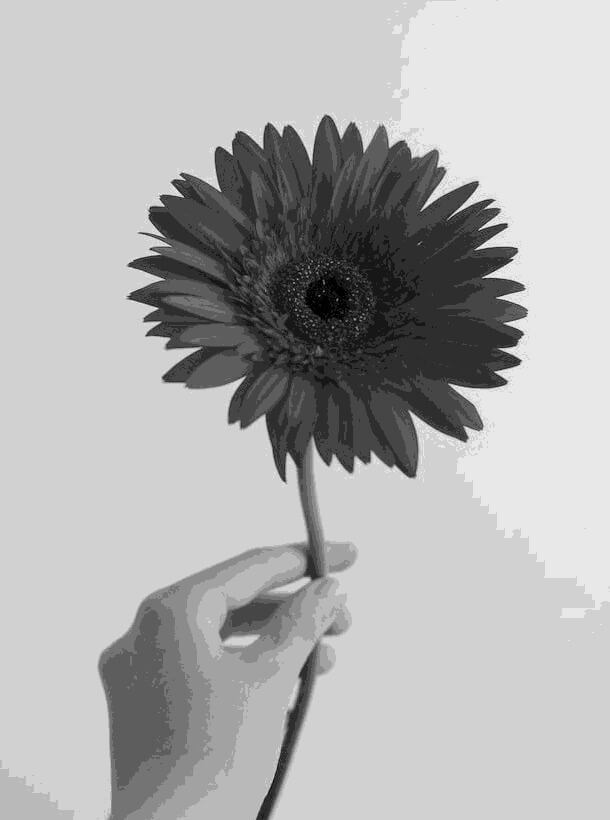
#> input picture BE-Sem6/CV_Assignment/image.jpg, 610 x 820 px
$ python run1.py
#> lines starting #> are read from the running program, lines starting #| are printed output that depends on the picture; after the words box and inside, x2 and y2 are one past the last pixel; in counts of white or black regions, pixels touching at a corner belong together
#> further down, image is the input picture: shape (820, 610); min 0, max 255, mean 176.6
import cv2
import numpy as np
from skimage.feature import local_binary_pattern
import matplotlib.pyplot as plt

def compute_lbp(image, radius=1, n_points=8):
    """
    Compute the Local Binary Pattern (LBP) of an image.

    Parameters:
        image (numpy.ndarray): Grayscale input image.
        radius (int): Radius of the LBP pattern.
        n_points (int): Number of points in the LBP pattern.

    Returns:
        numpy.ndarray: LBP image.
    """
#> called with radius = 1, n_points = 8
    lbp = local_binary_pattern(image, n_points, radius, method="uniform")
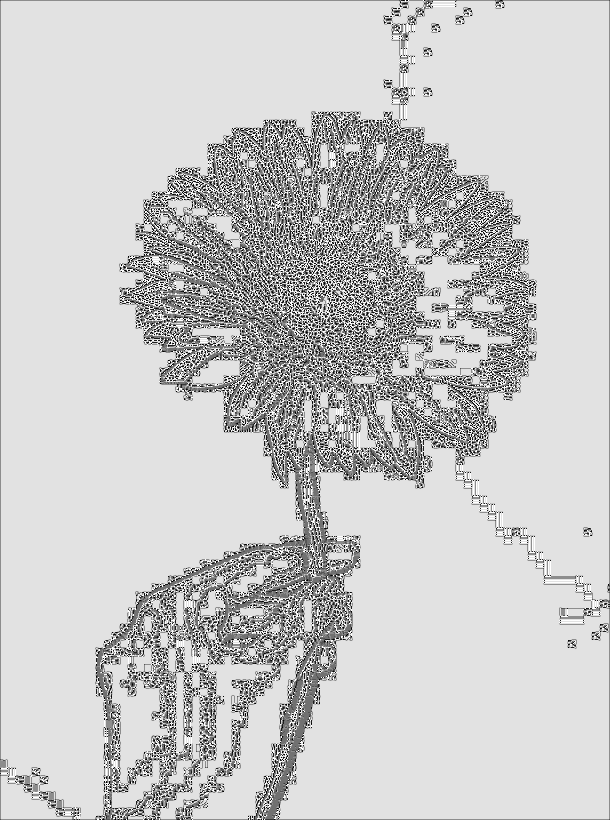
#> lbp: shape (820, 610) float64; min 0, max 9, mean 7.1; drawn with min black and max white
    return lbp.astype(np.uint8)

def region_growing_with_texture(image, seed_point, lbp_image, threshold=2):
    """
    Perform region growing segmentation using texture features.

    Parameters:
        image (numpy.ndarray): Grayscale input image.
        seed_point (tuple): Starting point for region growing (x, y).
        lbp_image (numpy.ndarray): LBP image for texture features.
        threshold (int): Texture similarity threshold.

    Returns:
        numpy.ndarray: Binary mask of the segmented region.
    """
#> called with seed_point = (100, 100), threshold = 2
    height, width = image.shape
#> height = 820; width = 610
    segmented = np.zeros_like(image, dtype=np.uint8)
    visited = np.zeros_like(image, dtype=bool)
    seed_value = lbp_image[seed_point[1], seed_point[0]]
#> seed_value = 8
    stack = [seed_point]

    while stack:
        x, y = stack.pop()
        if visited[y, x]:
            continue
        visited[y, x] = True
        texture_value = lbp_image[y, x]

        # Check texture similarity
        if abs(int(texture_value) - int(seed_value)) <= threshold:
            segmented[y, x] = 255  # Mark as part of the region

            # Add neighbors to the stack
            for dx, dy in [(-1, 0), (1, 0), (0, -1), (0, 1)]:
                nx, ny = x + dx, y + dy
                if 0 <= nx < width and 0 <= ny < height and not visited[ny, nx]:
                    stack.append((nx, ny))
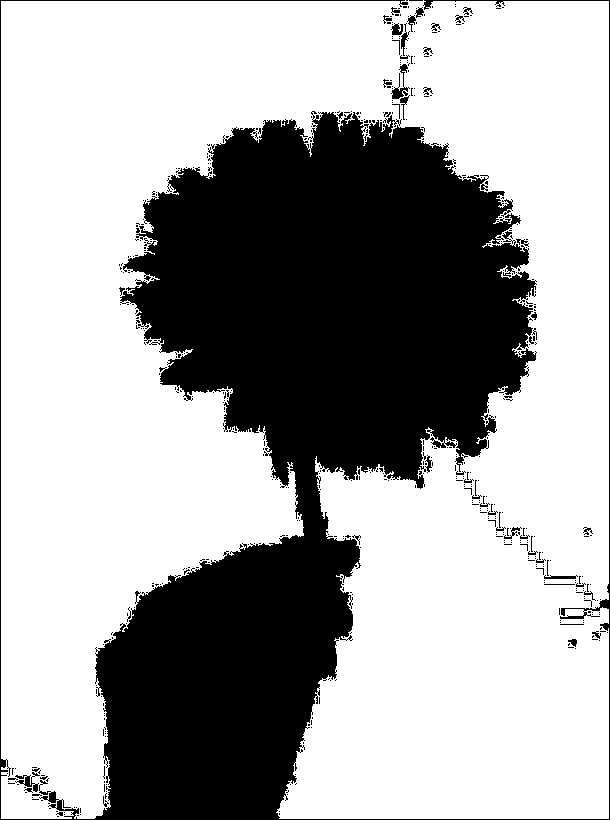
#> segmented: shape (820, 610); 65.6% white; 514 black regions (467 under 20 px), largest, box (x1, y1, x2, y2) and area: (0, 0, 610, 820) 168752, (391, 64, 410, 99) 214, (15, 772, 40, 792) 171
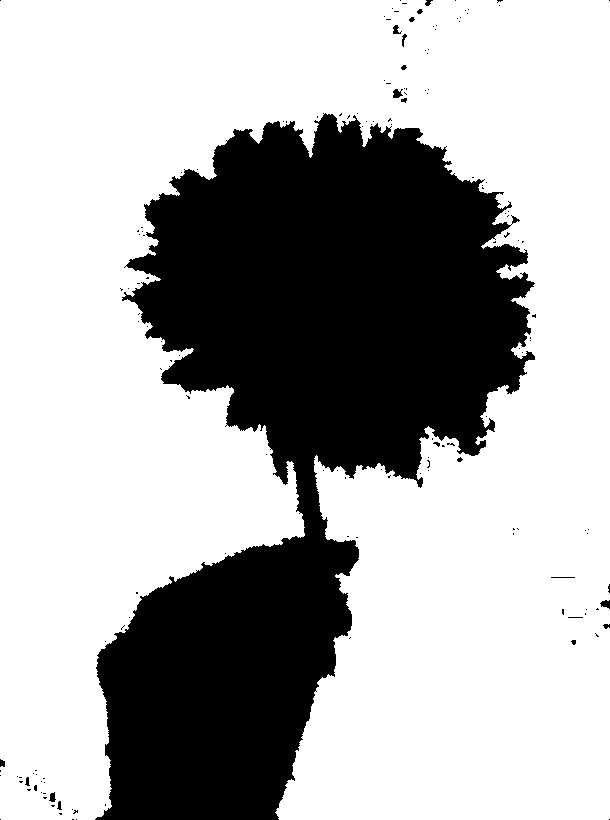
#> visited: shape (820, 610) bool; 67.9% white; 157 black regions (141 under 20 px), largest, box (x1, y1, x2, y2) and area: (95, 113, 535, 820) 159450, (393, 89, 403, 98) 63, (600, 600, 610, 609) 60
#> after the loop, stack = []

    return segmented

if __name__ == "__main__":
    # Load the image
    image_path = "image.jpg"  # Replace with your image path
    image = cv2.imread(image_path, cv2.IMREAD_GRAYSCALE)

    if image is None:
        print("Error: Could not load the image.")
        exit()

    # Compute the LBP image
    radius = 1
    n_points = 8 * radius
    lbp_image = compute_lbp(image, radius, n_points)

    # Define the seed point (x, y)
    seed_point = (100, 100)  # Replace with your desired seed point

    # Perform region growing with texture
    threshold = 2  # Adjust the threshold as needed
    segmented_image = region_growing_with_texture(image, seed_point, lbp_image, threshold)

    # Display the images side by side
    plt.figure(figsize=(15, 5))

    # Original Image
    plt.subplot(1, 3, 1)
    plt.imshow(image, cmap="gray")
    plt.title("Original Image")
    plt.axis("off")

    # LBP Image
    plt.subplot(1, 3, 2)
    plt.imshow(lbp_image, cmap="gray")
    plt.title("LBP Image")
    plt.axis("off")

    # Segmented Image
    plt.subplot(1, 3, 3)
    plt.imshow(segmented_image, cmap="gray")
    plt.title("Segmented Region (Texture)")
    plt.axis("off")

    plt.tight_layout()
    plt.show()
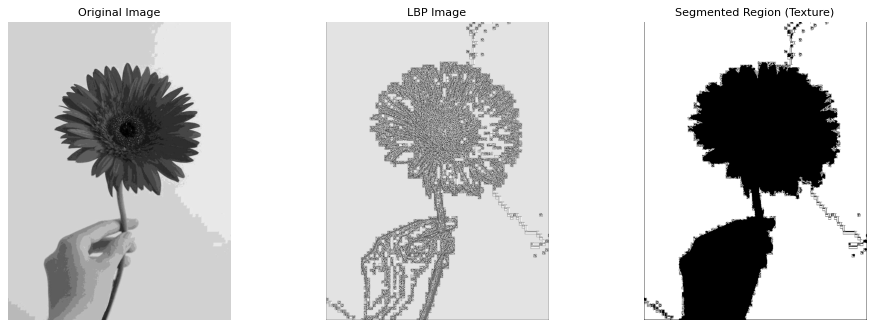
#> figure drawn by matplotlib, 3 panels

$ run again, with BE-Sem6/CV_Assignment/1.png saved as BE-Sem6/CV_Assignment/image.jpg
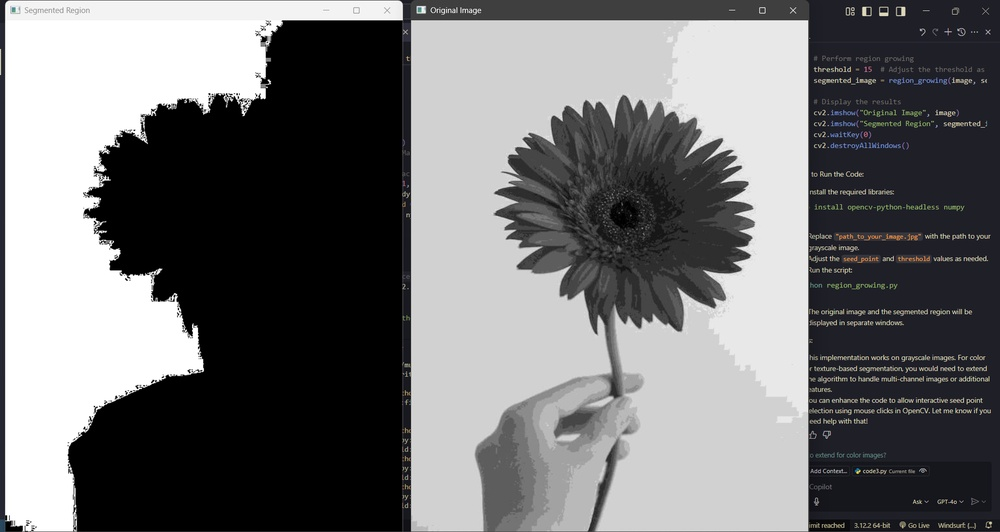
#> input picture BE-Sem6/CV_Assignment/1.png, 1000 x 532 px, shrunk from 1919 x 1021 before the run
#> seed_value = 8
#> the loop in region_growing_with_texture, `while stack:` made 390177 passes
#> texture_value on passes 1 to 3: 8, 8, 8
#> after the loop in region_growing_with_texture, `while stack:`:
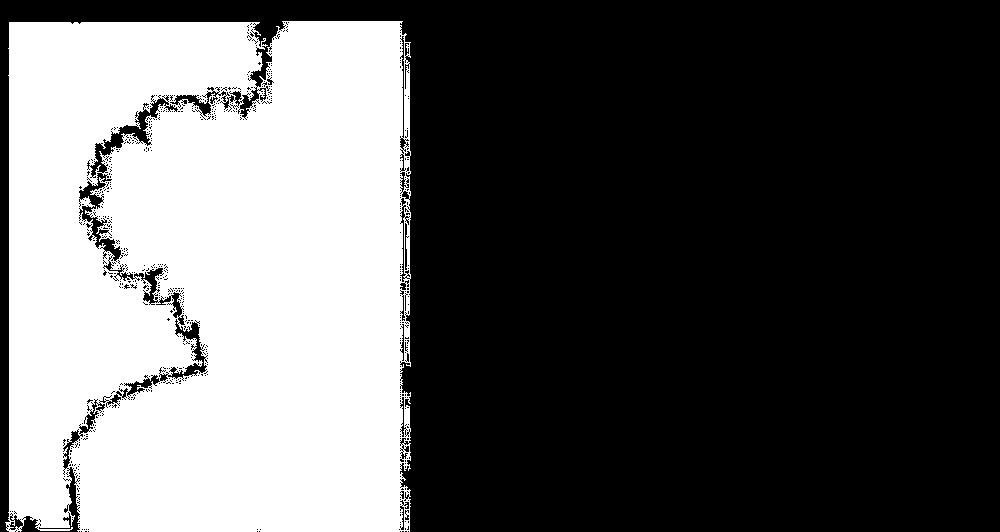
#> segmented: shape (532, 1000); 36.5% white; 1 white region, box (x1, y1, x2, y2) and area: (5, 21, 411, 532) 194195
#> after the loop in region_growing_with_texture, `while stack:`: stack = []
#> `plt.show()`:
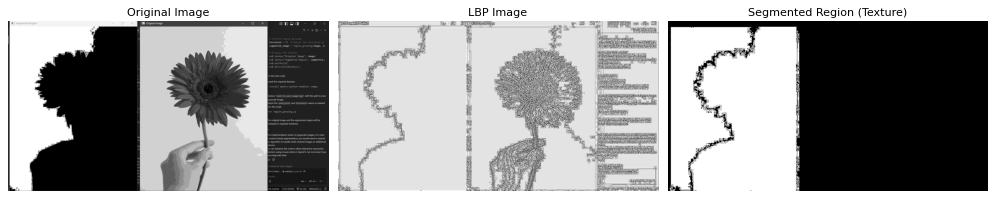
#> figure drawn by matplotlib, 3 panels

$ run again, with BE-Sem6/CV_Assignment/2.png saved as BE-Sem6/CV_Assignment/image.jpg
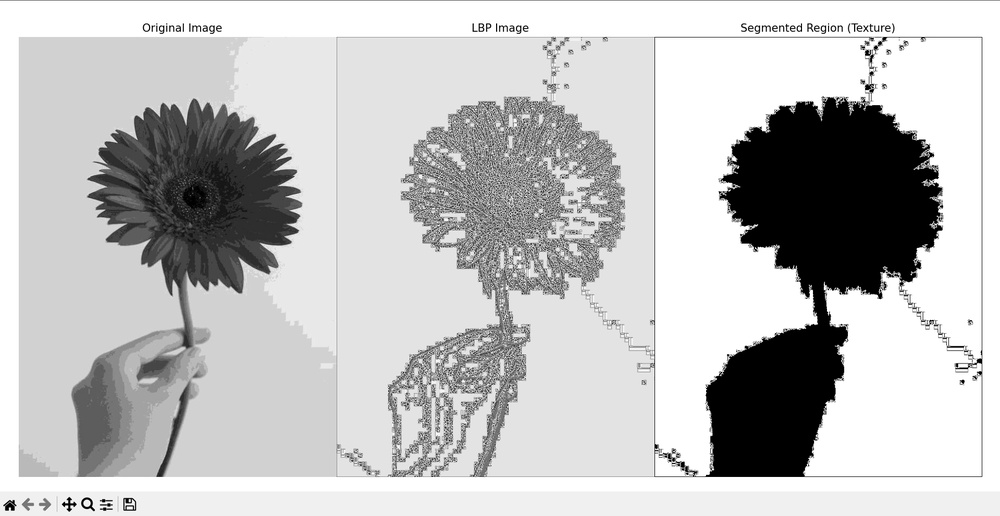
#> input picture BE-Sem6/CV_Assignment/2.png, 1000 x 516 px, shrunk from 1919 x 991 before the run
#> image is the input picture: shape (516, 1000); min 0, max 255, mean 192.5
#> seed_value = 8
#> the loop in region_growing_with_texture, `while stack:` made 199063 passes
#> texture_value on passes 1 to 3: 8, 8, 8
#> after the loop in region_growing_with_texture, `while stack:`:
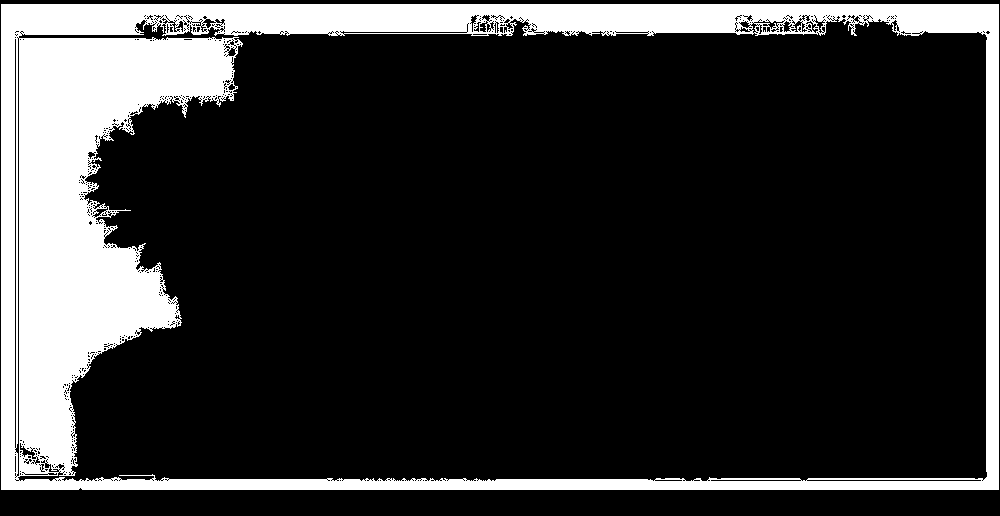
#> segmented: shape (516, 1000); 18.9% white; 1 white region, box (x1, y1, x2, y2) and area: (1, 4, 999, 490) 97766
#> after the loop in region_growing_with_texture, `while stack:`: stack = []
#> `plt.show()`:
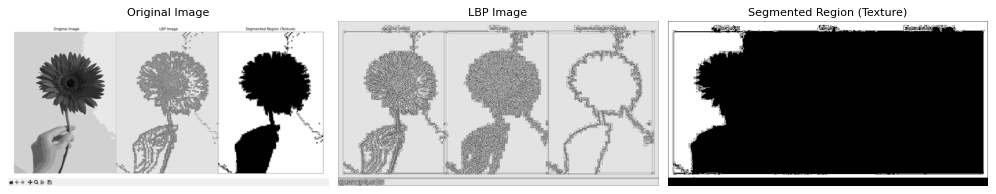
#> figure drawn by matplotlib, 3 panels
